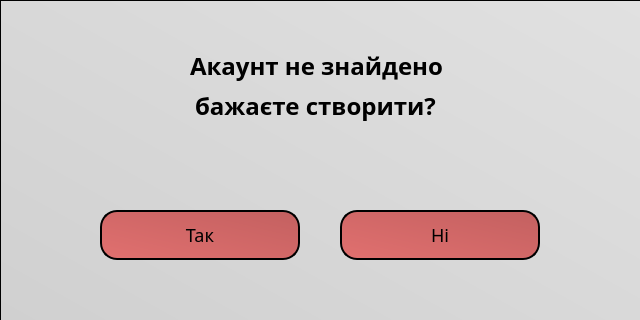
<?xml version="1.0" encoding="UTF-8"?>
<ui version="4.0">
 <class>MainWindow</class>
 <widget class="QMainWindow" name="MainWindow">
  <property name="geometry">
   <rect>
    <x>0</x>
    <y>0</y>
    <width>640</width>
    <height>320</height>
   </rect>
  </property>
  <property name="windowTitle">
   <string>EquTest</string>
  </property>
  <widget class="QWidget" name="centralwidget">
   <widget class="QFrame" name="__background__1">
    <property name="geometry">
     <rect>
      <x>0</x>
      <y>0</y>
      <width>1280</width>
      <height>720</height>
     </rect>
    </property>
    <property name="styleSheet">
     <string notr="true">background: qlineargradient(spread:pad, x1:0, y1:1, x2:1, y2:0, stop:0 rgba(198, 198, 198, 255), stop:1 rgba(234, 234, 234, 255));</string>
    </property>
    <property name="frameShape">
     <enum>QFrame::StyledPanel</enum>
    </property>
    <property name="frameShadow">
     <enum>QFrame::Raised</enum>
    </property>
    <widget class="QLabel" name="__title__">
     <property name="geometry">
      <rect>
       <x>190</x>
       <y>50</y>
       <width>260</width>
       <height>31</height>
      </rect>
     </property>
     <property name="styleSheet">
      <string notr="true">background: transparent;
border: 0;

font-size: 24px;
font-family: montserrat;
font-weight: 500;</string>
     </property>
     <property name="text">
      <string>Акаунт не знайдено</string>
     </property>
    </widget>
    <widget class="QPushButton" name="__yes_button__">
     <property name="geometry">
      <rect>
       <x>100</x>
       <y>210</y>
       <width>200</width>
       <height>50</height>
      </rect>
     </property>
     <property name="styleSheet">
      <string notr="true">border: 2px solid black;
border-radius: 17px;
background: qlineargradient(spread:pad, x1:0, y1:1, x2:1, y2:0, stop:0 rgba(225, 112, 111, 255), stop:1 rgba(195, 96, 96, 255));

font-size: 18px;
font-family: montserrat;
font-weight: 400;</string>
     </property>
     <property name="text">
      <string>Так</string>
     </property>
    </widget>
    <widget class="QPushButton" name="__no_button__">
     <property name="geometry">
      <rect>
       <x>340</x>
       <y>210</y>
       <width>200</width>
       <height>50</height>
      </rect>
     </property>
     <property name="styleSheet">
      <string notr="true">border: 2px solid black;
border-radius: 17px;
background: qlineargradient(spread:pad, x1:0, y1:1, x2:1, y2:0, stop:0 rgba(225, 112, 111, 255), stop:1 rgba(195, 96, 96, 255));
font-size: 18px;
font-family: montserrat;
font-weight: 400;</string>
     </property>
     <property name="text">
      <string>Ні</string>
     </property>
    </widget>
    <widget class="QLabel" name="__account_title__">
     <property name="geometry">
      <rect>
       <x>195</x>
       <y>90</y>
       <width>245</width>
       <height>31</height>
      </rect>
     </property>
     <property name="styleSheet">
      <string notr="true">background: transparent;
border: 0;

font-size: 24px;
font-family: montserrat;
font-weight: 500;</string>
     </property>
     <property name="text">
      <string>бажаєте створити?</string>
     </property>
    </widget>
   </widget>
  </widget>
 </widget>
 <resources/>
 <connections/>
</ui>
